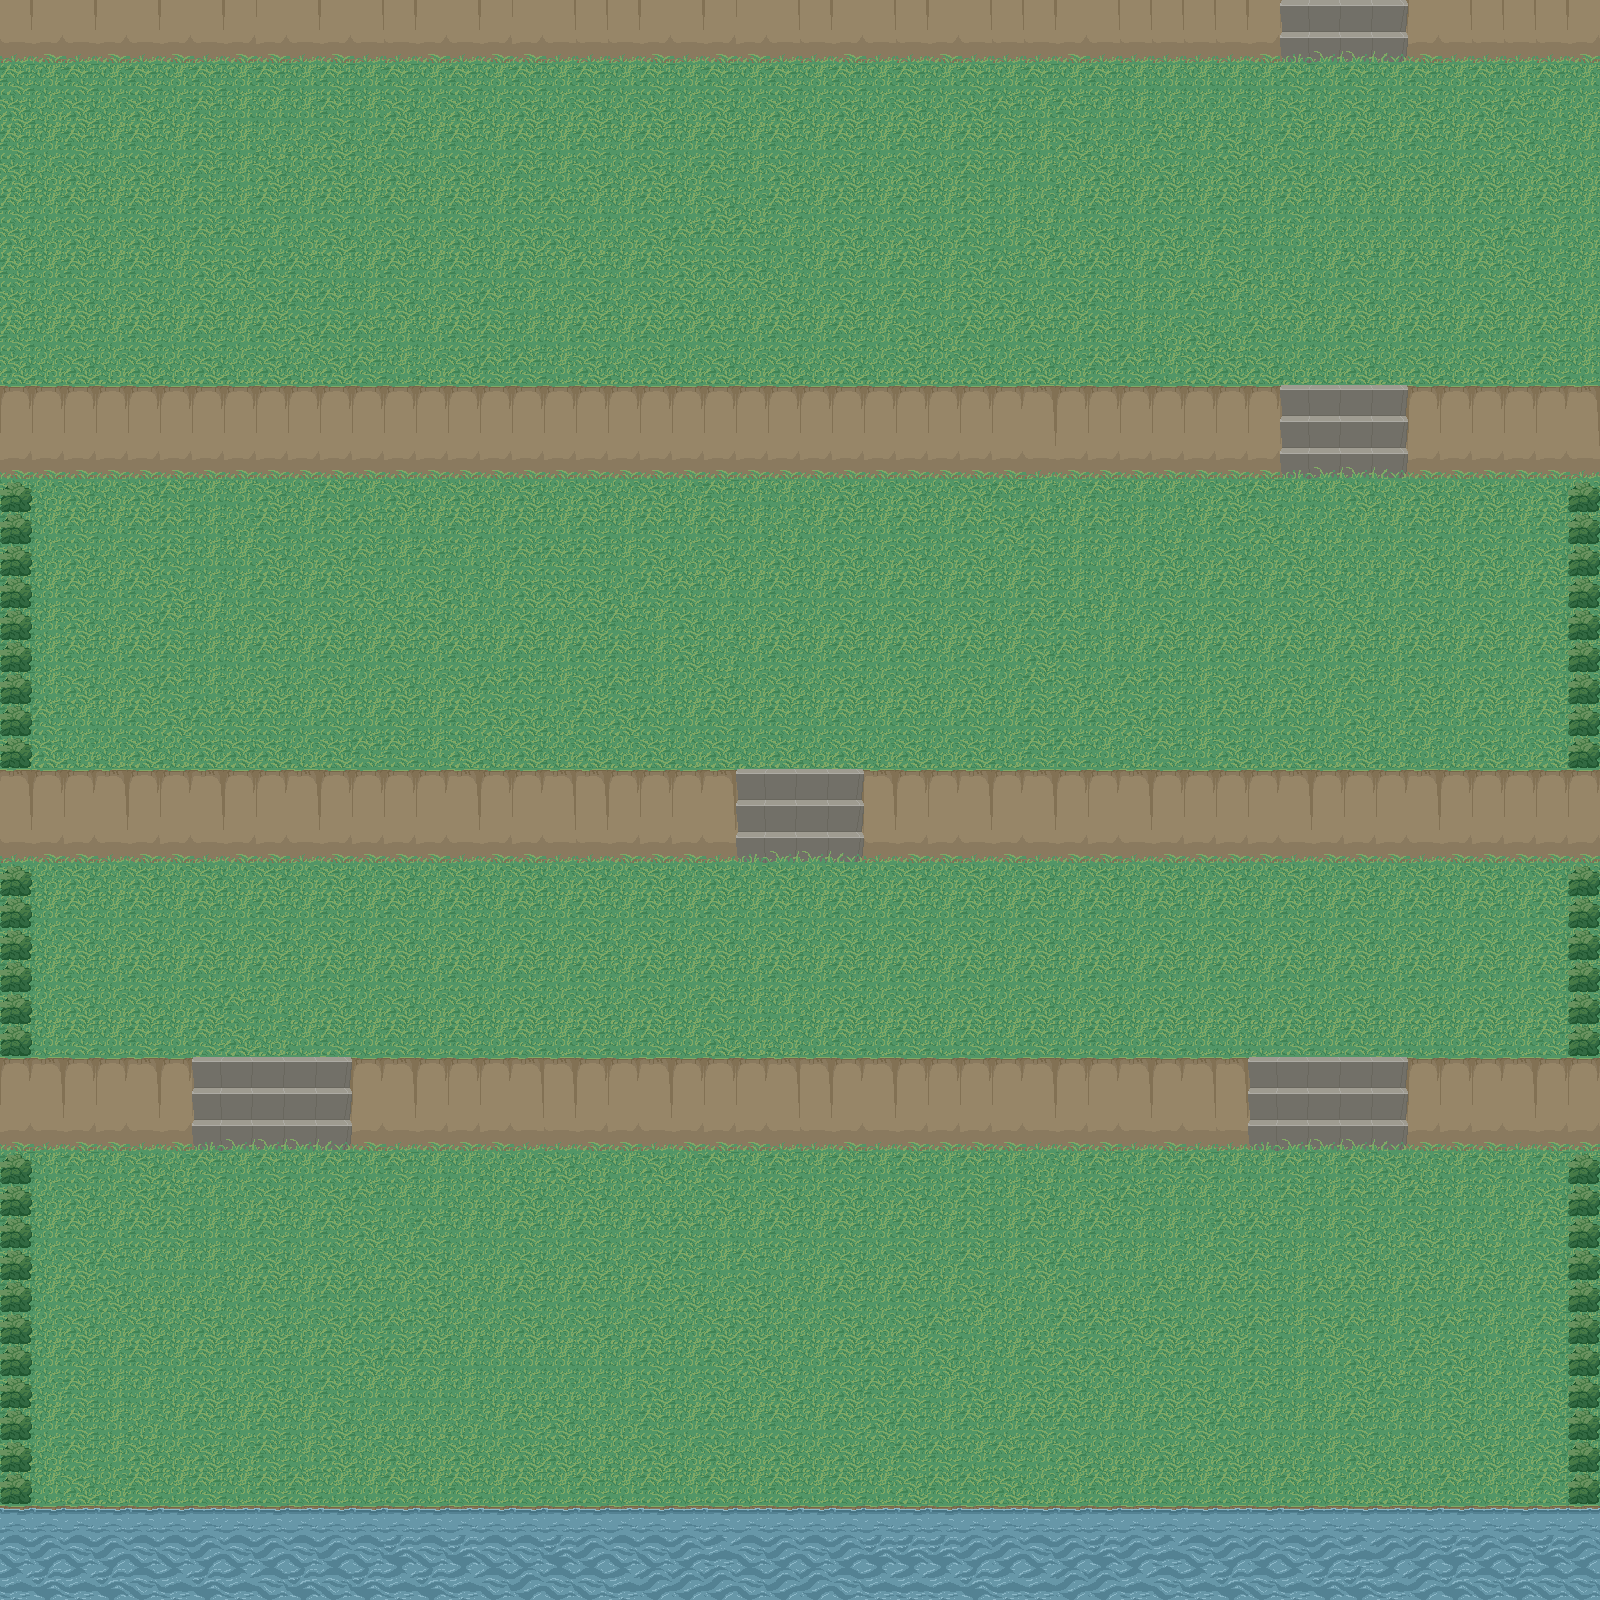

A 2D game scene composited from a Tiled map and its tileset images. What follows is a short description and the map's XML, with each tile layer's data collapsed to a summary:
An orthogonal 50x50 tile map with 32x32 px tiles, 3 tile layers (herbe, chemin, collisions).

<map version="1.9" tiledversion="1.9.2" orientation="orthogonal" renderorder="right-down" width="50" height="50" tilewidth="32" tileheight="32" infinite="0" nextlayerid="4" nextobjectid="1">
 <tileset firstgid="1" name="tileset_exterieur" tilewidth="32" tileheight="32" tilecount="196" columns="14">
  <image source="../tileset_exterieur.png" width="448" height="448" />
  <tile id="5">
   <properties>
    <property name="estSolide" type="bool" value="true" />
   </properties>
  </tile>
  <tile id="6">
   <properties>
    <property name="estSolide" type="bool" value="true" />
   </properties>
  </tile>
  <tile id="7">
   <properties>
    <property name="estSolide" type="bool" value="true" />
   </properties>
  </tile>
  <tile id="8">
   <properties>
    <property name="sortie" type="bool" value="true" />
   </properties>
  </tile>
  <tile id="19">
   <properties>
    <property name="estSolide" type="bool" value="true" />
   </properties>
  </tile>
  <tile id="42">
   <properties>
    <property name="estSolide" type="bool" value="true" />
   </properties>
  </tile>
  <tile id="43">
   <properties>
    <property name="estSolide" type="bool" value="true" />
   </properties>
  </tile>
  <tile id="56">
   <properties>
    <property name="estSolide" type="bool" value="true" />
   </properties>
  </tile>
  <tile id="57">
   <properties>
    <property name="estSolide" type="bool" value="true" />
   </properties>
  </tile>
  <tile id="70">
   <properties>
    <property name="estSolide" type="bool" value="true" />
   </properties>
  </tile>
  <tile id="71">
   <properties>
    <property name="estSolide" type="bool" value="true" />
   </properties>
  </tile>
  <tile id="84">
   <properties>
    <property name="estSolide" type="bool" value="true" />
   </properties>
  </tile>
  <tile id="85">
   <properties>
    <property name="estSolide" type="bool" value="true" />
   </properties>
  </tile>
  <tile id="86">
   <properties>
    <property name="estSolide" type="bool" value="true" />
   </properties>
  </tile>
  <tile id="87">
   <properties>
    <property name="estSolide" type="bool" value="true" />
   </properties>
  </tile>
  <tile id="88">
   <properties>
    <property name="estSolide" type="bool" value="true" />
   </properties>
  </tile>
  <tile id="89">
   <properties>
    <property name="estSolide" type="bool" value="true" />
   </properties>
  </tile>
  <tile id="90">
   <properties>
    <property name="estSolide" type="bool" value="true" />
   </properties>
  </tile>
  <tile id="98">
   <properties>
    <property name="estSolide" type="bool" value="true" />
   </properties>
  </tile>
  <tile id="99">
   <properties>
    <property name="estSolide" type="bool" value="true" />
   </properties>
  </tile>
  <tile id="100">
   <properties>
    <property name="estSolide" type="bool" value="true" />
   </properties>
  </tile>
  <tile id="101">
   <properties>
    <property name="estSolide" type="bool" value="true" />
   </properties>
  </tile>
  <tile id="102">
   <properties>
    <property name="estSolide" type="bool" value="true" />
   </properties>
  </tile>
  <tile id="103">
   <properties>
    <property name="estSolide" type="bool" value="true" />
   </properties>
  </tile>
  <tile id="104">
   <properties>
    <property name="estSolide" type="bool" value="true" />
   </properties>
  </tile>
  <tile id="112">
   <properties>
    <property name="estSolide" type="bool" value="true" />
   </properties>
  </tile>
  <tile id="113">
   <properties>
    <property name="estSolide" type="bool" value="true" />
   </properties>
  </tile>
  <tile id="114">
   <properties>
    <property name="estSolide" type="bool" value="true" />
   </properties>
  </tile>
  <tile id="115">
   <properties>
    <property name="estSolide" type="bool" value="true" />
   </properties>
  </tile>
  <tile id="116">
   <properties>
    <property name="estSolide" type="bool" value="true" />
   </properties>
  </tile>
  <tile id="117">
   <properties>
    <property name="estSolide" type="bool" value="true" />
   </properties>
  </tile>
  <tile id="118">
   <properties>
    <property name="estSolide" type="bool" value="true" />
   </properties>
  </tile>
  <tile id="126">
   <properties>
    <property name="estSolide" type="bool" value="true" />
   </properties>
  </tile>
  <tile id="127">
   <properties>
    <property name="estSolide" type="bool" value="true" />
   </properties>
  </tile>
  <tile id="128">
   <properties>
    <property name="estSolide" type="bool" value="true" />
   </properties>
  </tile>
  <tile id="129">
   <properties>
    <property name="estSolide" type="bool" value="true" />
   </properties>
  </tile>
  <tile id="130">
   <properties>
    <property name="estSolide" type="bool" value="true" />
   </properties>
  </tile>
  <tile id="131">
   <properties>
    <property name="estSolide" type="bool" value="true" />
   </properties>
  </tile>
  <tile id="132">
   <properties>
    <property name="estSolide" type="bool" value="true" />
   </properties>
  </tile>
  <tile id="140">
   <properties>
    <property name="estSolide" type="bool" value="true" />
   </properties>
  </tile>
  <tile id="141">
   <properties>
    <property name="estSolide" type="bool" value="true" />
   </properties>
  </tile>
  <tile id="142">
   <properties>
    <property name="estSolide" type="bool" value="true" />
   </properties>
  </tile>
  <tile id="143">
   <properties>
    <property name="estSolide" type="bool" value="true" />
   </properties>
  </tile>
  <tile id="144">
   <properties>
    <property name="estSolide" type="bool" value="true" />
   </properties>
  </tile>
  <tile id="145">
   <properties>
    <property name="estSolide" type="bool" value="true" />
   </properties>
  </tile>
  <tile id="146">
   <properties>
    <property name="estSolide" type="bool" value="true" />
   </properties>
  </tile>
  <tile id="154">
   <properties>
    <property name="estSolide" type="bool" value="true" />
   </properties>
  </tile>
  <tile id="155">
   <properties>
    <property name="estSolide" type="bool" value="true" />
   </properties>
  </tile>
  <tile id="156">
   <properties>
    <property name="estSolide" type="bool" value="true" />
   </properties>
  </tile>
  <tile id="157">
   <properties>
    <property name="estSolide" type="bool" value="true" />
   </properties>
  </tile>
  <tile id="158">
   <properties>
    <property name="estSolide" type="bool" value="true" />
   </properties>
  </tile>
  <tile id="159">
   <properties>
    <property name="estSolide" type="bool" value="true" />
   </properties>
  </tile>
  <tile id="160">
   <properties>
    <property name="estSolide" type="bool" value="true" />
   </properties>
  </tile>
  <tile id="168">
   <properties>
    <property name="estSolide" type="bool" value="true" />
   </properties>
  </tile>
  <tile id="169">
   <properties>
    <property name="estSolide" type="bool" value="true" />
   </properties>
  </tile>
  <tile id="170">
   <properties>
    <property name="estSolide" type="bool" value="true" />
   </properties>
  </tile>
  <tile id="171">
   <properties>
    <property name="estSolide" type="bool" value="true" />
   </properties>
  </tile>
  <tile id="172">
   <properties>
    <property name="estSolide" type="bool" value="true" />
   </properties>
  </tile>
  <tile id="173">
   <properties>
    <property name="estSolide" type="bool" value="true" />
   </properties>
  </tile>
  <tile id="174">
   <properties>
    <property name="estSolide" type="bool" value="true" />
   </properties>
  </tile>
  <tile id="182">
   <properties>
    <property name="estSolide" type="bool" value="true" />
   </properties>
  </tile>
  <tile id="183">
   <properties>
    <property name="estSolide" type="bool" value="true" />
   </properties>
  </tile>
  <tile id="184">
   <properties>
    <property name="estSolide" type="bool" value="true" />
   </properties>
  </tile>
  <tile id="185">
   <properties>
    <property name="estSolide" type="bool" value="true" />
   </properties>
  </tile>
  <tile id="186">
   <properties>
    <property name="estSolide" type="bool" value="true" />
   </properties>
  </tile>
  <tile id="187">
   <properties>
    <property name="estSolide" type="bool" value="true" />
   </properties>
  </tile>
  <tile id="188">
   <properties>
    <property name="estSolide" type="bool" value="true" />
   </properties>
  </tile>
 </tileset>
 <layer id="2" name="herbe" width="50" height="50">
  <data>[2500 cells, 2500 non-empty, 4 distinct tile ids]</data>
 </layer>
 <layer id="3" name="chemin" width="50" height="50">
  <data>[2500 cells, 62 non-empty, 9 distinct tile ids]</data>
 </layer>
 <layer id="1" name="collisions" width="50" height="50">
  <data>[2500 cells, 690 non-empty, 13 distinct tile ids]</data>
 </layer>
</map>
